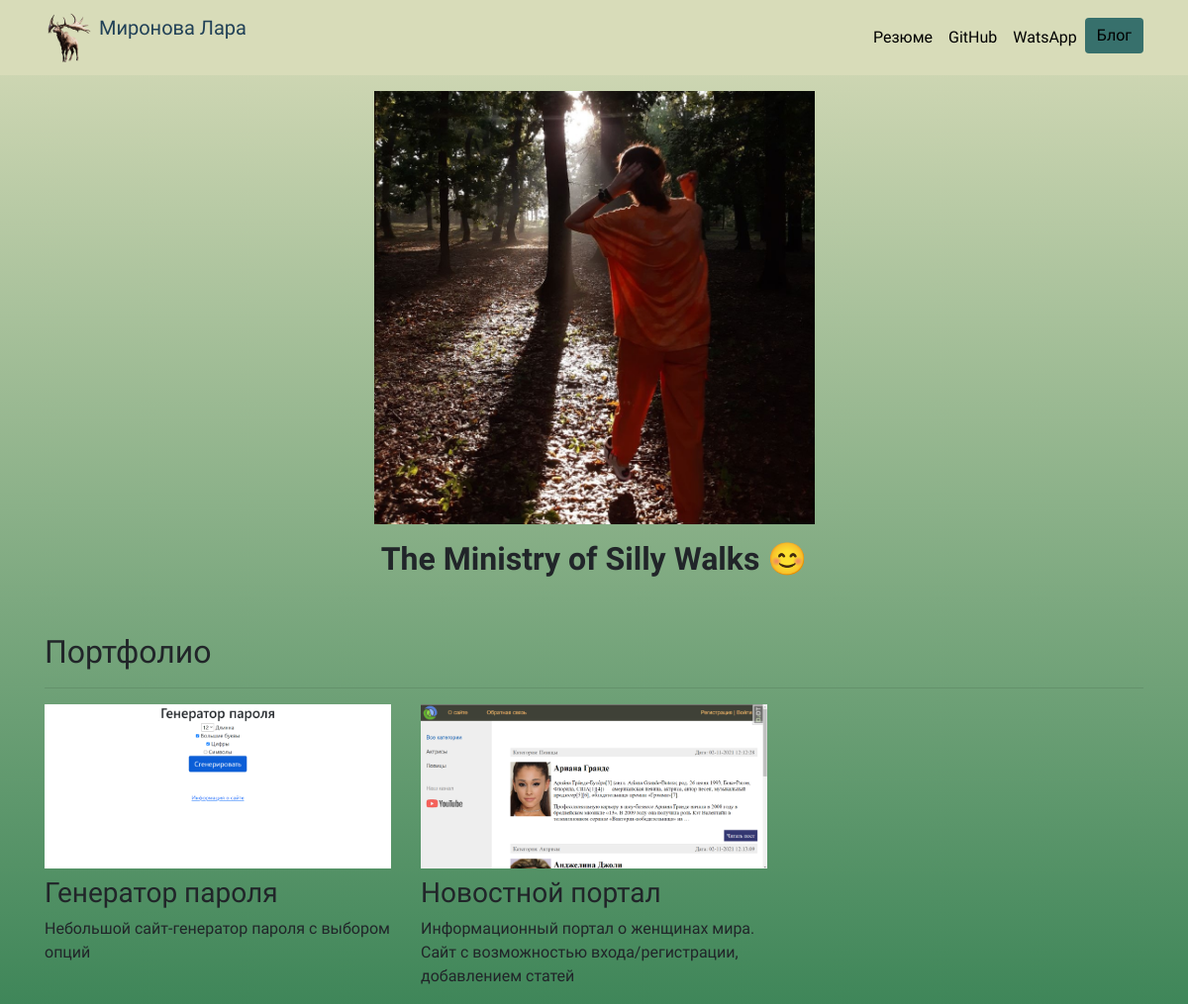
The page / on the database its author committed.
### portfolio/models.py (models this page shows, shortened)
class Project(models.Model):
    title = models.CharField(max_length=100,verbose_name='Заголовок')
    description = models.CharField(max_length=250,verbose_name='Описание')
    image = models.ImageField(upload_to='portfolio/images/',verbose_name='Фото проекта')
    url=models.URLField(blank=True,verbose_name='Ссылка')
    class Meta:
        verbose_name='Портфолио'
        verbose_name_plural='Портфолио'

### portfolio/views.py (the view)
# urls.py: 2. Add a URL to urlpatterns:  path('', views.home, name='home')
def home(request):
    projects = Project.objects.all()
    return render(request, 'portfolio/home.html',{'projects':projects,})

### portfolio/templates/portfolio/home.html
{% extends "portfolio/base.html" %}
{% load static %}
{% block content %}
<div class="row justify-content-center my-3">
  <div class="col-5">
    <img src="{% static 'portfolio/x4HAssvld9w.jpg' %}" class="img-fluid">
  </div>
</div>
<div class="row justify-content-center mb-3">
  <div class="col-md-9 text-center">
    <h1 id="hometext" class="font-weight-bold">The Ministry of Silly Walks 😊</h1>
  </div>
</div>
<h2 class="mt-5">Портфолио</h2>
<hr>
<div class="row">
  {% for project in projects %}
  <div class="col-lg-4 col-md-6">
    {% if project.url %}
    <a href="{{ project.url }}">
      <img src="{{ project.image.url }}" class="img-fluid mb-2">
    </a>
    {% else %}
    <img src="{{ project.image.url }}" class="img-fluid mb-2">
    {% endif %}
    <h3>{{ project.title }}</h3>
    <p>{{ project.description }}</p>
  </div>
  {% endfor %}
</div>
{% endblock %}

### portfolio/templates/portfolio/base.html (shortened to what this page needs)
{% load static %}
<!doctype html>
<html lang="ru">
<head>
  <link rel="stylesheet" href="https://stackpath.bootstrapcdn.com/bootstrap/4.4.1/css/bootstrap.min.css">
  <link rel="stylesheet" href="{% static 'portfolio/custom.css' %}">
</head>
<body>
  <nav id="topNav" class="navbar navbar-expand-md navbar-light">
    <div class="container">
      <a class="navbar-brand" href="{% url 'home' %}">
        <img src="{% static 'portfolio/logo4.png' %}"  width="50" height="50" class="d-inline-block logo align-top" alt="Logo">
        <span>Миронова Лара</span>
      </a>
      <div class="collapse navbar-collapse text-center" id="navbarNav">
        <ul class="navbar-nav ml-auto">
          <li class="nav-item">
            <a class="nav-link" href="{% static 'portfolio/portfoliomir.pdf' %}" target="_blank">Резюме</a>
          </li>
          <li class="nav-item">
            <a class="nav-link" href="https://github.com/MiLara8888" target="_blank">GitHub</a>
          </li>
          <li class="nav-item">
            <a class="nav-link" href="https://wa.me/+79182931751" target="_blank">WatsApp</a>
          </li>
          <li>
            <a role="button" href="{% url 'blog:all_blogs' %}" class="blog btn btn-primary">Блог</a>
          </li>
        </ul>
      </div>
    </div>
  </nav>
  <div class="news container">
    {% block content %}
    {% endblock %}
  </div>
</body>
</html>

### portfolio/static/portfolio/custom.css (style rules this page uses)
.navbar-nav .nav-link { color: rgba(0,0,0,1) !important; }
a { color: rgba(0,0,0,1) !important; }
body { font-family: 'Comfortaa', cursive; }
.row #hometext { font-size: 2rem; }
@media (min-width: 992px) { #hometext { font-size: 2rem; } }
.navbar { background-color:#d8dcb9; }
.blog { background-color:#37706c; border:none; }
body { background:-moz-linear-gradient(top, #d8dcb9, #3f8659); background:-webkit-linear-gradient(top, #d8dcb9, #3f8659); background:-o-linear-gradient(top, #d8dcb9, #3f8659); background:-ms-linear-gradient(top, #d8dcb9, #3f8659); }
.logo { background-color:#d8dcb9; }
span { color:#214157; }

### rows shown on the page
Project: image (picture), title "Генератор пароля", description "Небольшой сайт-генератор пароля с выбором опций"
Project: image (picture), title "Новостной портал", description "Информационный портал о женщинах мира. Сайт с возможностью входа/регистрации, добавлением статей"
